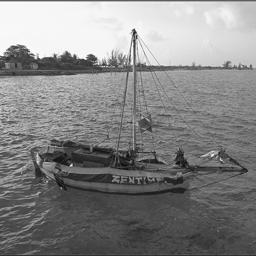
%> input picture 2_classification/perceptron/test_images/non_text01.jpg, 256 x 256 px; its folder holds 4 pictures in this run
$ octave perceptron_testing.m   (GNU Octave 9; MATLAB toolbox functions it lacks are replaced by stand-ins)
%> lines starting %> are read from the running program, lines starting %| are printed output that depends on the picture
### 2_classification/perceptron/get_featureVector.m
function vector=get_featureVector(image)
% this function returns a column vector of 49 DCT features.
[m,n,k]=size(image);
if k>1,
    image=rgb2gray(image);   % only the greyscale image is used.
end

transformed_image=dct2(image);
min_dimension=min([m n]);
Z = zigzag4(min_dimension); % the DCT-trandformed image is converted into one-dimensional array in a zigzag order.

vector=[]; % initialisation with empty vector
for i=2:50, % use 256 coefficients of the DCT-transformed image in ZigZag order.
    vector=[vector;transformed_image(Z(i,1),Z(i,2))];
end


### 2_classification/perceptron/zigzag4.m
% zigzag4 - generate traversal-through-matrix used by jpeg
%
% SYNOPSIS
%	zigzag4
%	zigzag4(N)
%
% DESCRIPTION
% 	The skew-diagonal-traversal-pattern of jpeg for an NxN matrix
%	is returned in an N^2x2 matrix. N defaults to 8. The N^2x2 matrix
%	contains the appropriate row and column indices (starting at 1).

% Copyright (C) 1995-1997 Darrel Hankerson and Greg A. Harris
%
% This file is part of the JPEGtool collection of scripts for Octave
% and Matlab; see http://www.dms.auburn.edu/compression
%
% The JPEGtool collection is free software; you can redistribute it
% and/or modify it under the terms of the GNU General Public License
% as published by the Free Software Foundation; either version 2, or
% (at your option) any later version.
%
% The collection is distributed in the hope that it will be useful,
% but WITHOUT ANY WARRANTY; without even the implied warranty of
% MERCHANTABILITY or FITNESS FOR A PARTICULAR PURPOSE.  See the
% GNU General Public License for more details.
%
% You should have received a copy of the GNU General Public License
% along with this package; see the file COPYING.  If not, write to the
% Free Software Foundation, 59 Temple Place - Suite 330, Boston, MA
% 02111-1307, USA.

function Z = zigzag4(N)

if ~exist('N')
  N = 8;
end

Z = zeros(N*N,2);
u = 0; v = 2; inc = 1;

for n = 1:N*N
  v = v - inc; u = u + inc;
  if (u > N)
    v = v + 2; u = N; inc = -1;
  elseif (v == 0)
    v = 1; inc = -1;
  elseif (v > N)
    u = u + 2; v = N; inc = 1;
  elseif (u == 0)
    u = 1; inc = 1;
  end
  Z(n,:) = [v u];
end

% % Referecnce
% % http://www.site.uottawa.ca/~edubois/courses/CEG4311/zigzag.m

### 2_classification/perceptron/perceptron_testing.m
clc;

folder_test=dir('test_images\');
Number_test_images=length(folder_test)-2; % number of test images

test_set = [];
ground_truth = [];

% load images into test_set
for i=1:Number_test_images
    Image=imread(['test_images\' folder_test(i+2).name]);
%> Image is the input picture: size 256x256 uint8; min 8, max 255, mean 133.2
    test_set=[test_set;get_featureVector(Image)'];
%> in get_featureVector, `transformed_image=dct2(image);`:
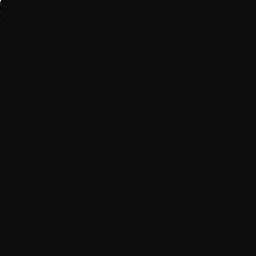
%> transformed_image: size 256x256 double; min -1908.4, max 34105.2, mean 0.4; drawn with min black and max white
%> the loop in get_featureVector, `for i=2:50,` made 49 passes
%> vector on passes 1 to 7: 337.8, [337.8; 13237.2], [337.8; 13237.2; 3304.3], [337.8; 13237.2; 3304.3; -63.34], [337.8; 13237.2; 3304.3; -63.34; 841.7], [337.8; 13237.2; 3304.3; -63.34; 841.7; 489.2], [337.8; 13237.2; 3304.3; -63.34; 841.7; 489.2; -1299.5]
%> after the loop in get_featureVector, `for i=2:50,`: vector = 49 values, max 13237.2 at index 2, min -1908.4 at index 35, mean 343.8
%> test_set has the same summary as vector in get_featureVector
    if folder_test(i+2).name(1)=="t"
        ground_truth(i)=1;
    else
        ground_truth(i)=0;
    end
end
%> pass 2 of the loop `for i=1:Number_test_images`:
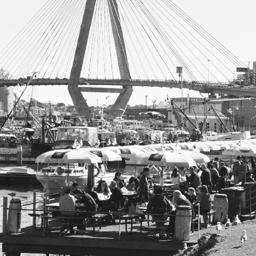
%> input picture 2_classification/perceptron/test_images/non_text03.jpg, 256 x 256 px
%> Image is the input picture: size 256x256 uint8; min 5, max 255, mean 149.4
%> in get_featureVector (call 2), `transformed_image=dct2(image);`:
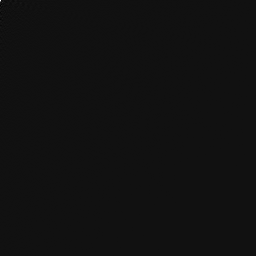
%> transformed_image: size 256x256 double; min -2753, max 38251.9, mean 0.8; drawn with min black and max white
%> the loop in get_featureVector (call 2), `for i=2:50,` made 49 passes
%> vector on passes 1 to 7: -1204.2, [-1204.2; 14595], [-1204.2; 14595; 1096.4], [-1204.2; 14595; 1096.4; 626.5], [-1204.2; 14595; 1096.4; 626.5; 432.4], [-1204.2; 14595; 1096.4; 626.5; 432.4; 915.2], [-1204.2; 14595; 1096.4; 626.5; 432.4; 915.2; -404.2]
%> after the loop in get_featureVector (call 2), `for i=2:50,`: vector = 49 values, max 14595 at index 2, min -2753 at index 20, mean 282
%> test_set = 49 columns, first 8: [337.8 13237.2 3304.3 -63.34 841.7 489.2 -1299.5 110.7; -1204.2 14595 1096.4 626.5 432.4 915.2 -404.2 -980.5]
%> pass 3 of the loop `for i=1:Number_test_images`:
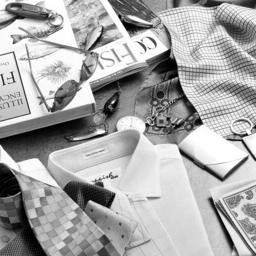
%> input picture 2_classification/perceptron/test_images/non_text04.jpg, 256 x 256 px
%> Image is the input picture: size 256x256 uint8; min 0, max 255, mean 168
%> in get_featureVector (call 3), `transformed_image=dct2(image);`:
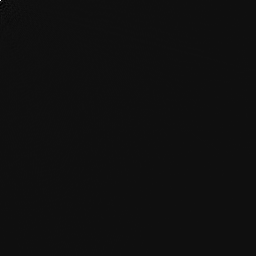
%> transformed_image: size 256x256 double; min -2862.7, max 43005.8, mean 0.8; drawn with min black and max white
%> the loop in get_featureVector (call 3), `for i=2:50,` made 49 passes
%> vector on passes 1 to 7: -2862.7, [-2862.7; 712.2], [-2862.7; 712.2; 814.6], [-2862.7; 712.2; 814.6; 4962.2], [-2862.7; 712.2; 814.6; 4962.2; -404.4], [-2862.7; 712.2; 814.6; 4962.2; -404.4; 277.1], [-2862.7; 712.2; 814.6; 4962.2; -404.4; 277.1; 3118.5]
%> after the loop in get_featureVector (call 3), `for i=2:50,`: vector = 49 values, max 4962.2 at index 4, min -2862.7 at index 1, mean -42.96
%> test_set = 49 columns, first 8: [337.8 13237.2 3304.3 -63.34 841.7 489.2 -1299.5 110.7; -1204.2 14595 1096.4 626.5 432.4 915.2 -404.2 -980.5; -2862.7 712.2 814.6 4962.2 -404.4 277.1 3118.5 730.9]
%> the loop made 4 passes; the first 3 are shown

test_set = test_set';
%> (the run ends here)
